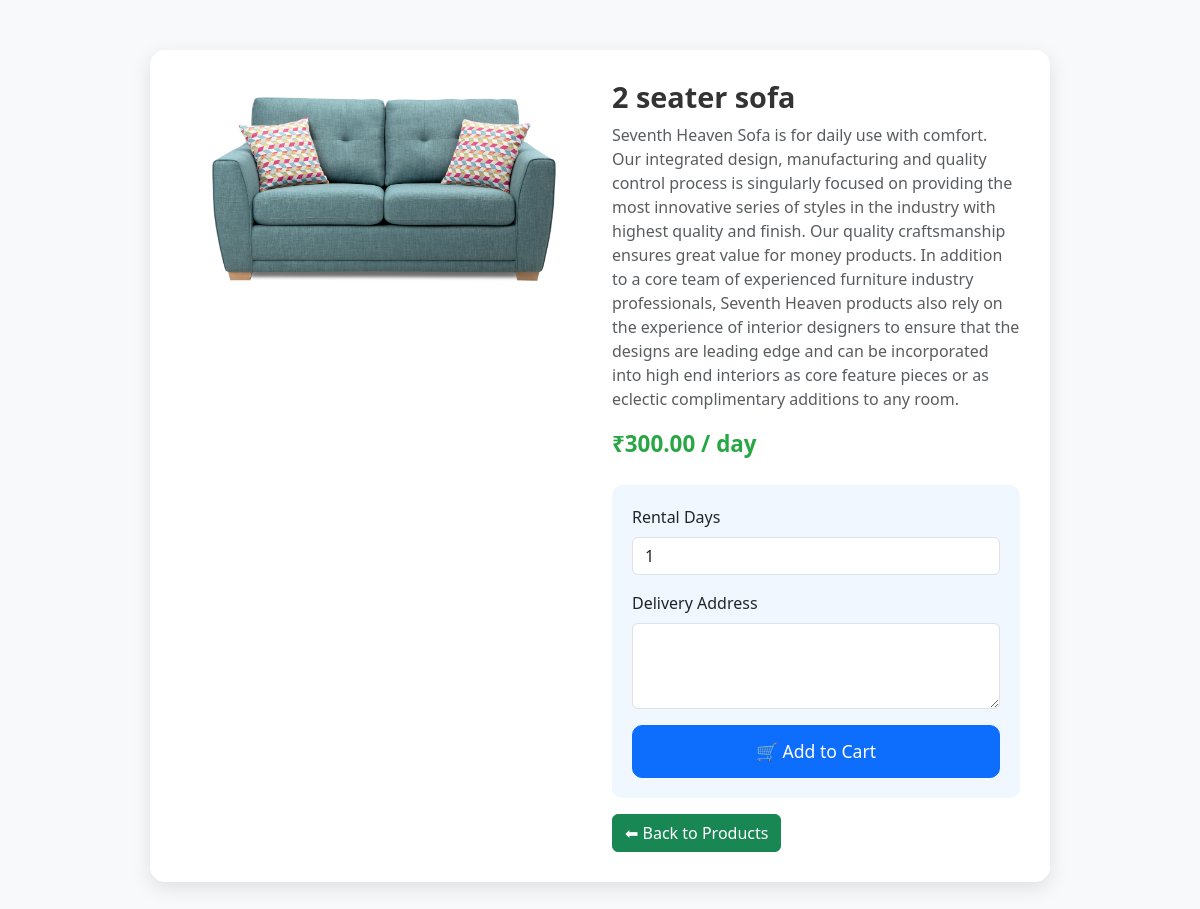
/products/4/ (signed in), run on the app's committed database.
### signup/models.py (models this page shows, shortened)
class Product(models.Model):
    CATEGORY_CHOICES = [
        ('Electronics', 'Electronics'),
        ('Furniture', 'Furniture'),
        ('Vehicles', 'Vehicles'),
        ('Clothing', 'Clothing'),
        ('Books', 'Books'),
    ]
    name = models.CharField(max_length=200)
    description = models.TextField()
    category = models.CharField(max_length=50, choices=CATEGORY_CHOICES)
    price_per_day = models.DecimalField(max_digits=8, decimal_places=2)
    available = models.BooleanField(default=True)
    image = models.ImageField(upload_to='product_images/', blank=True, null=True)
    created_at = models.DateTimeField(auto_now_add=True)

### signup/views.py (the view)
# urls.py: path('products/<int:product_id>/', views.product_detail_view, name='product_detail'),
@login_required
def product_detail_view(request, product_id):
    product = get_object_or_404(Product, id=product_id)
    active_rentals = Rental.objects.filter(product=product)
    available = True
    now = timezone.now()
    for rental in active_rentals:
        return_date = rental.rented_at + timedelta(days=rental.rental_days)
        if return_date >= now:
            available = False
            break
    return render(request, 'signup/product_detail.html', {
        'product': product,
        'available': available
    })

### signup/templates/signup/product_detail.html (shortened to what this page needs)
{% load static %}
<!DOCTYPE html>
<html lang="en">
<head>
  <link href="https://cdn.jsdelivr.net/npm/bootstrap@5.3.3/dist/css/bootstrap.min.css" rel="stylesheet">
</head>
<body>
<div class="container">
  <div class="product-container">
    <div class="row">
      <div class="col-md-6">
        {% if product.image %}
          <img src="{{ product.image.url }}" alt="{{ product.name }}" class="product-img">
        {% else %}
          <img src="{% static 'images/no-image.png' %}" alt="No image" class="product-img">
        {% endif %}
      </div>
      <div class="col-md-6">
        <h2 class="product-title">{{ product.name }}</h2>
        <p class="text-muted">{{ product.description }}</p>
        <p class="product-price">₹{{ product.price_per_day }} / day</p>
       <div class="form-section">
  {% if available %}
    <form method="POST" action="{% url 'add_to_cart' product.id %}">
      <div class="mb-3">
        <label for="rental_days" class="form-label">Rental Days</label>
        <input type="number" id="rental_days" name="rental_days" class="form-control" value="1" min="1" required>
      </div>
      <div class="mb-3">
        <label for="delivery_address" class="form-label">Delivery Address</label>
        <textarea id="delivery_address" name="delivery_address" class="form-control" rows="3" required></textarea>
      </div>
      <button type="submit" class="btn btn-primary btn-submit">🛒 Add to Cart</button>
    </form>
  {% else %}
    <div class="alert alert-danger mt-3">
      ❌ This product is currently rented and not available for rental.
    </div>
  {% endif %}
</div>
        <a href="{% url 'product_list' %}" class="btn btn-success mt-3">⬅ Back to Products</a>
      </div>
    </div>
  </div>
</div>
</body>
</html>

### signup/templates/signup/product_detail.html (style rules this page uses)
body { background-color: #f8f9fa; font-family: 'Segoe UI', sans-serif; }
.product-container { max-width: 900px; margin: 50px auto; background: #fff; border-radius: 15px; box-shadow: 0 6px 20px rgba(0,0,0,0.1); padding: 30px; }
.product-img { width: 100%; border-radius: 12px; object-fit: cover; max-height: 400px; }
.product-title { font-size: 1.8rem; font-weight: bold; color: #333; }
.product-price { font-size: 1.4rem; font-weight: bold; color: #28a745; }
.form-section { margin-top: 25px; padding: 20px; border-radius: 10px; background: #f1f7ff; }
.btn-submit { width: 100%; font-size: 1.1rem; padding: 12px; border-radius: 10px; }

### data on the page
Product: image (picture), name "2 seater sofa", description "Seventh Heaven Sofa is for daily use with comfort. Our integrated design, manufacturing and quality control process is singularly focused on providing the most innovative series of styles in the industry with highest quality and finish. Our quality craftsmanship ensures great value for money products. In addition to a core team of experienced furniture industry professionals, Seventh Heaven products also rely on the experience of interior designers to ensure that the designs are leading edge and can be incorporated into high end interiors as core feature pieces or as eclectic complimentary additions to any room.", price_per_day "300.00"
